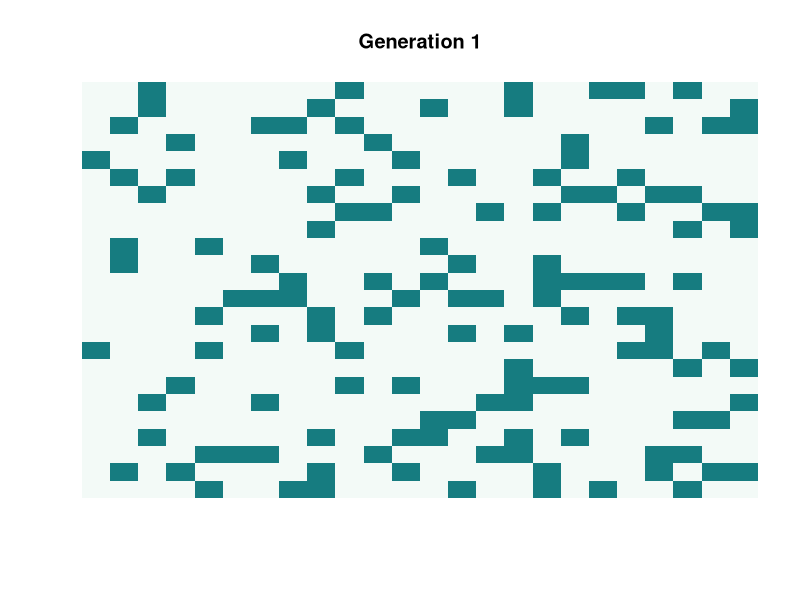
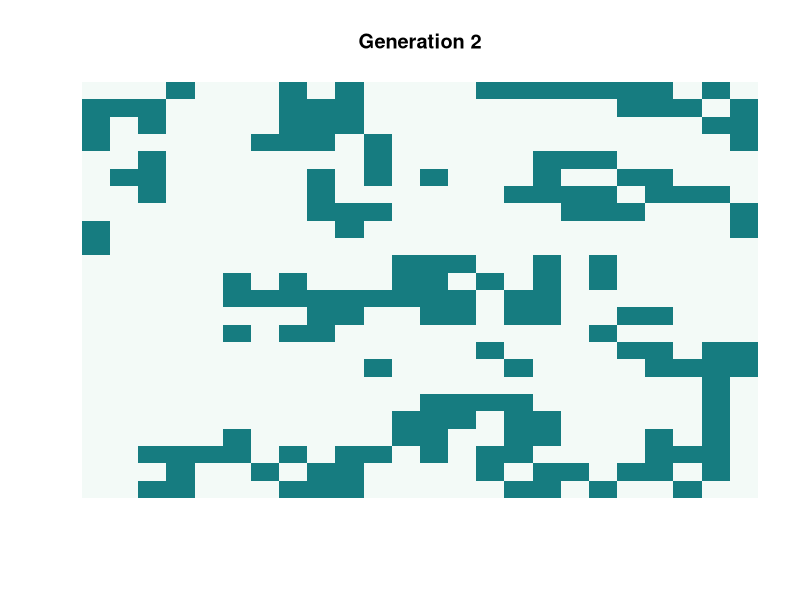
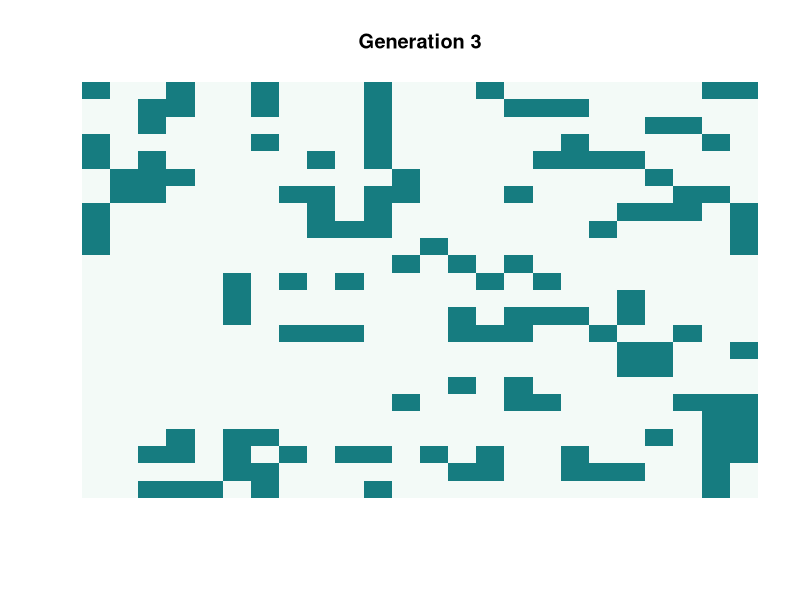
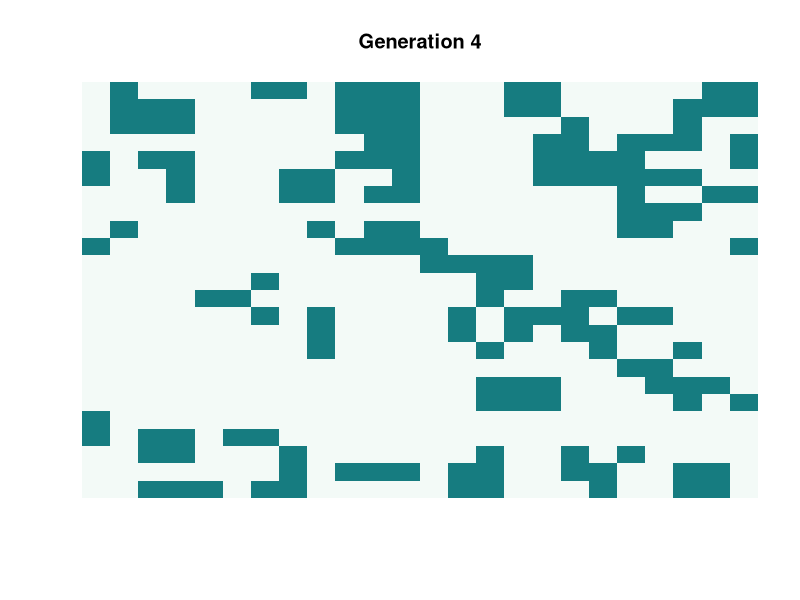

Source code (R) for these figures, in order:
set.seed(4); size <- 24; world <- matrix(rbinom(size^2,1,.23),size)
shift <- function(x,dr,dc) x[(seq_len(size)+dr-1)%%size+1,(seq_len(size)+dc-1)%%size+1]
for (generation in 1:4) {
  image(world,col=c("#f3faf7","#167c80"),axes=FALSE,main=paste("Generation",generation))
  neighbours <- Reduce(`+`,lapply(1:9,function(k) shift(world,(k-1)%%3-1,(k-1)%/%3-1))) - world
  world <- (neighbours==3 | (world==1 & neighbours==2))*1
}
